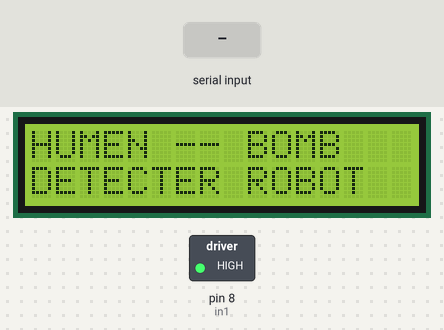
Simulated run of this sketch. Board: Arduino Uno, built with avr-gcc and run on an emulated ATmega328P. On the bench: 16×2 character LCD, switched loads named in the sketch (green lamp = pin HIGH). Inputs (shaded band) come from the test bench. What the sketch prints to the serial monitor is not drawn.

Above: at 0.1 s.
2.3 s: "a" received over Serial
At 3.0 s:
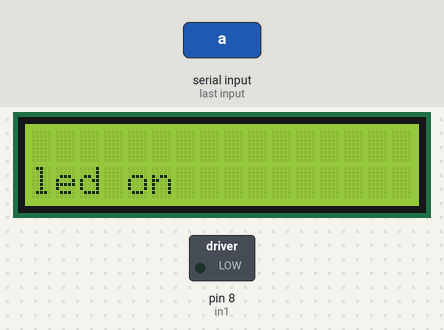
5.3 s: "b" received over Serial
At 6.7 s:
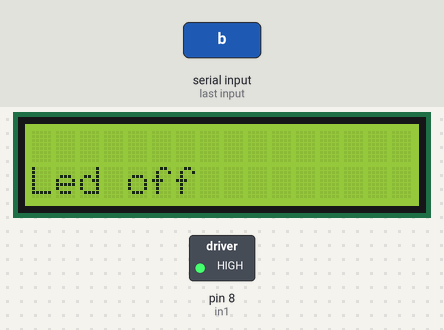
8.3 s: "b" received over Serial
11.3 s: "b" received over Serial
14.3 s: "b" received over Serial
Timing chart, 0 to 17.3 s (numbered marks = the images above; inputs shaded):
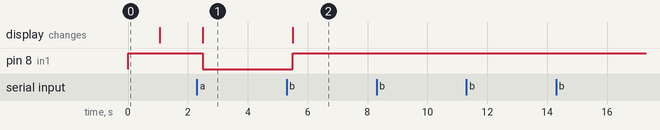

The sketch:

blue_tooth.ino
```cpp
#include <LiquidCrystal.h>

LiquidCrystal lcd(2, 3, 4, 5, 6,7);
int in1=8;

int t= 0;    // t for serial data xbee input variable, s for serial data gps input variable, r for ir sensor  variable
void setup()
{
pinMode(in1,OUTPUT);

digitalWrite(in1,HIGH);

 lcd.begin(16, 2);
  lcd.setCursor(0, 0);
  lcd.print("HUMEN -- BOMB");
  lcd.setCursor(0, 1);
  lcd.print("DETECTER ROBOT");
  delay(1000);
  lcd.clear();
   Serial.begin(9600);
}
void loop()
{
if (Serial.available() > 0) {

      t = Serial.read();

     delay(200);
       }


 if(t=='a')
  {
    lcd.clear();
    lcd.setCursor(0,1);
    lcd.print("led on");
    Serial.println("led on");
  digitalWrite(in1,LOW);


  }

   if(t=='b')
  {lcd.clear();
  lcd.setCursor(0,1);
  lcd.print("Led off");
  Serial.println("Led off");
  digitalWrite(in1,HIGH);


  }

  }
```

Measured:
- after the input at 2.3 s, pin 8 (in1): HIGH → LOW after 0.20 s; the display: changes after 0.20 s (image 1)
- after the input at 5.3 s, pin 8 (in1): LOW → HIGH after 0.21 s; the display: changes after 0.21 s (image 2)
- after the input at 8.3 s, every drawn part: stays the same
- after the input at 11.3 s, every drawn part: stays the same
- after the input at 14.3 s, every drawn part: stays the same
